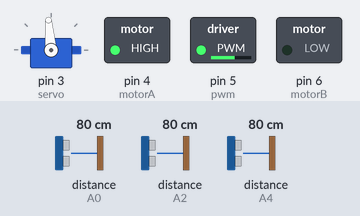
Simulated run of this sketch. Board: Arduino Uno, built with avr-gcc and run on an emulated ATmega328P. Shown: servo, switched loads named in the sketch (green lamp = pin HIGH). Wiring (inferred from the names in the program): 3 × ultrasonic range finder: trigger A1, echo A0 / trigger A3, echo A2 / trigger A5, echo A4. The test bench sets the inputs (shaded band); at power-on: distance to the obstacle (sensors on A0, A4, A2) 80 cm. The echo pulse lasts 58.3 µs per cm; pins used as bus, display or sensor lines are not drawn.

Above: at 1.2 s.
1.3 s: distance to the obstacle (sensor on A0) set to 24 cm
2.8 s: distance to the obstacle (sensor on A0) set to 19 cm
At 4.0 s:
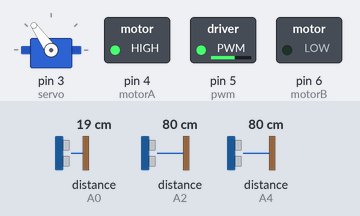
4.3 s: distance to the obstacle (sensor on A0) set to 35 cm
At 5.5 s:
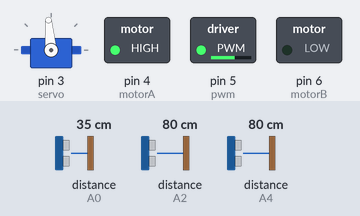
5.8 s: distance to the obstacle (sensor on A4) set to 23 cm
7.3 s: distance to the obstacle (sensor on A4) set to 20 cm
At 8.5 s:
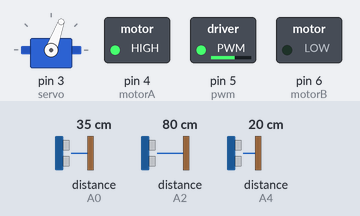
8.8 s: distance to the obstacle (sensor on A4) set to 35 cm
At 9.9 s:
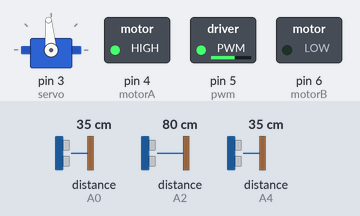
Timing chart, 0 to 11.3 s (numbered marks = the images above; inputs shaded):
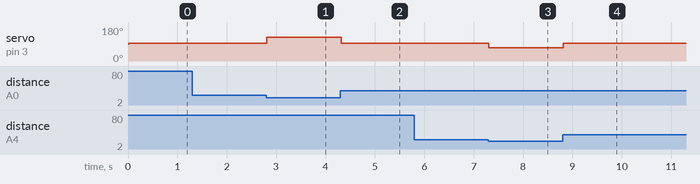

Measured:
- the behaviour switches between 22 and 21 cm on distance to the obstacle (sensor on A0) (found by bisection; images 0 and 1)
- the behaviour switches between 22 and 21 cm on distance to the obstacle (sensor on A4) (found by bisection; images 2 and 3)
- after the input at 1.3 s, every drawn part: stays the same
- after the input at 2.8 s, servo on pin 3 (servo): 95° → 125° at once
- after the input at 4.3 s, servo on pin 3 (servo): 125° → 95° at once
- after the input at 5.8 s, every drawn part: stays the same
- after the input at 7.3 s, servo on pin 3 (servo): 95° → 70° at once
- after the input at 8.8 s, servo on pin 3 (servo): 70° → 95° at once

The sketch:

control_servo.ino
```cpp
#include <Servo.h>


// defines ultrasonic pins numbers
Servo servo;

#define trig A5
#define echo  A4
#define trig2  A1
#define echo2  A0
#define trig3  A3
#define echo3  A2

#define motorA 4
#define motorB 6
#define pwm 5

// defines variables
long duration;
int distance;
long duration2;
int distance2;
long duration3;
int distance3;

void setup() {

  servo.attach(3);
  pinMode(trig, OUTPUT); // Sets the trig as an Output
  pinMode(echo, INPUT); // Sets the echo as an Input
  pinMode(trig2, OUTPUT); // Sets the trig as an Output
  pinMode(echo2, INPUT); // Sets the echo as an Input
  pinMode(trig3, OUTPUT); // Sets the trig as an Output
  pinMode(echo3, INPUT); // Sets the echo as an Input

  pinMode(pwm, OUTPUT);
  pinMode(motorA, OUTPUT);
  pinMode(motorB, OUTPUT);

  //analogWrite(pwm, 250);

  digitalWrite(motorA, LOW);
  digitalWrite(motorB, LOW);

  servo.write(90);
  Serial.begin(115200); // Starts the serial communication
  analogWrite(pwm, 150);
  digitalWrite(motorA, HIGH);
  digitalWrite(motorB, LOW);
}
void loop() {
  /*servo.write(90);//analogWrite(pwm, 50 );
  delay(1000);
  servo.write(30);//analogWrite(pwm, 170 );
  delay(1000);
  servo.write(90);//analogWrite(pwm, 50 );
  delay(1000);
  servo.write(150);//analogWrite(pwm, 240 );
  delay(1000);*/


  int distanceFront = getDistance(trig3, echo3);
  //Serial.println(distanceFront);


  int distanceLeft = getDistance(trig2, echo2);
  //delay(10);
  int distanceRight = getDistance(trig, echo);
  //delay(10);


  if (distanceLeft <= 20){
    //analogWrite(pwm, 100);
    servo.write(125);
    //delay(80);
    //servo.write(95);
    //analogWrite(pwm, 100);
  }
  else{
  if (distanceRight <= 20){
    //analogWrite(pwm, 100);
    servo.write(70);
    //delay(80);
    //servo.write(95);
    //analogWrite(pwm, 100);
    }
  else{
  if (distanceFront <= 70){
    //analogWrite(pwm, 100);
    servo.write(125);
    //delay(100);
    //servo.write(95);
    //analogWrite(pwm, 100);
  }
  else{
  servo.write(95);
  }}}


}

int getDistance(int triggerPin, int echoPin) {
  digitalWrite(triggerPin, LOW);
  delayMicroseconds(2);
  digitalWrite(triggerPin, HIGH);
  delayMicroseconds(15);
  digitalWrite(triggerPin, LOW);

  unsigned long duration = pulseIn(echoPin, HIGH);
  int distance = duration * 0.0343 / 2;
  return distance;
}
```
